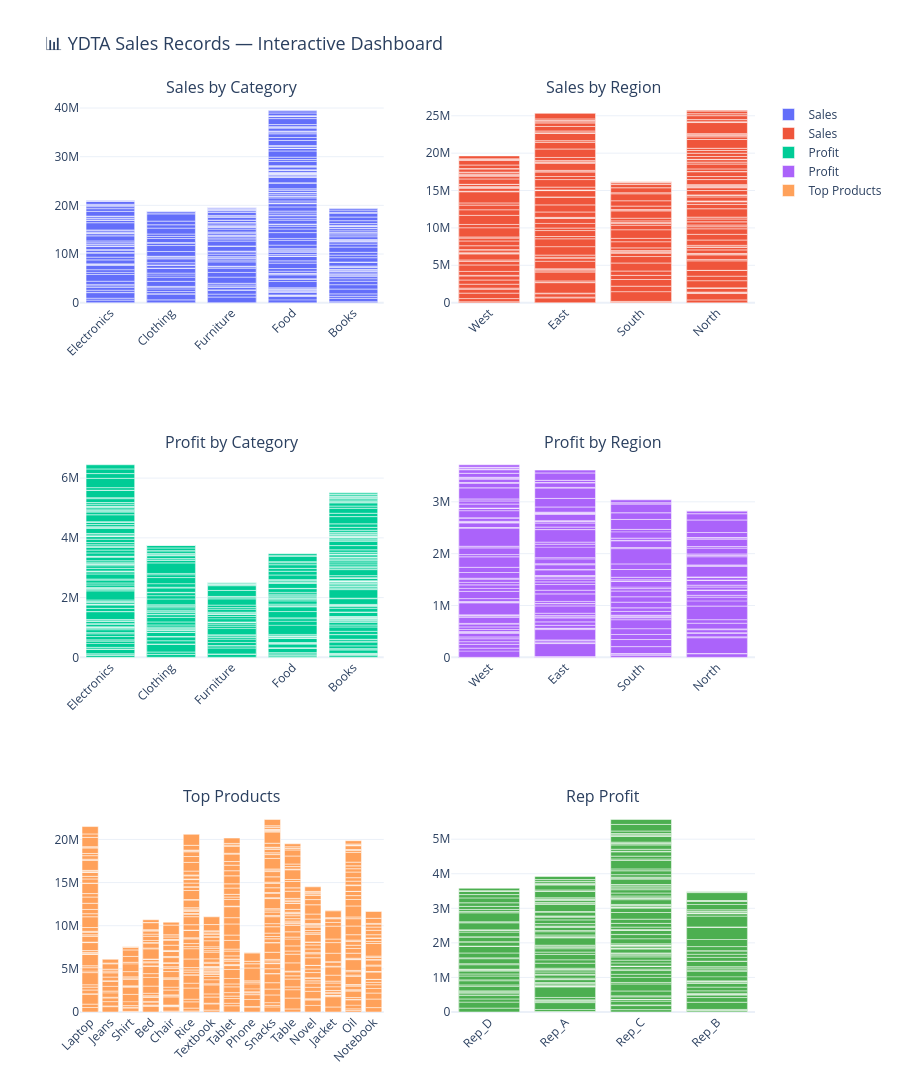
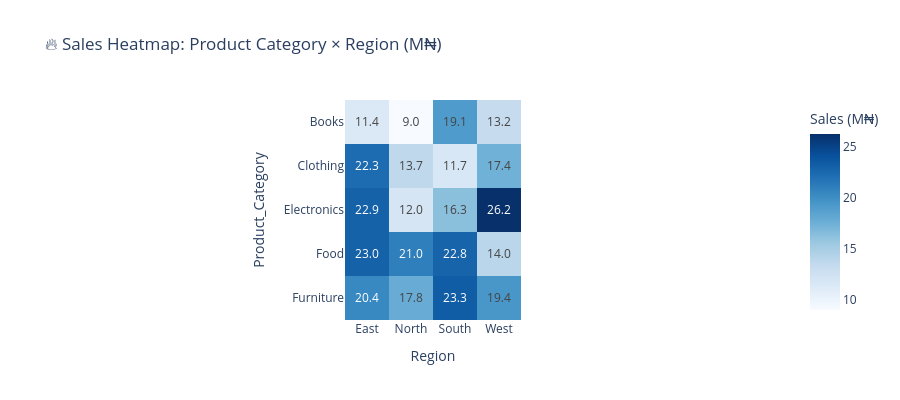

Write notebook code for charts like these, in order.
### Code cell
import pandas as pd
import plotly.graph_objects as go
import plotly.express as px
from plotly.subplots import make_subplots

df = pd.read_excel(r"C:\Users\HomePC\Downloads\sales_records_dataset.xlsx")

fig = make_subplots(
    rows=3, cols=2,
    subplot_titles=(
        "Sales by Category",
        "Sales by Region",
        "Profit by Category",
        "Profit by Region",
        "Top Products",
        "Rep Profit"
    )
)

fig.add_trace(
    go.Bar(x=df['Product_Category'], y=df['Total_Sales'], name='Sales'),
    row=1, col=1
)

fig.add_trace(
    go.Bar(x=df['Region'], y=df['Total_Sales'], name='Sales'),
    row=1, col=2
)

fig.add_trace(
    go.Bar(x=df['Product_Category'], y=df['Profit'], name='Profit'),
    row=2, col=1
)

fig.add_trace(
    go.Bar(x=df['Region'], y=df['Profit'], name='Profit'),
    row=2, col=2
)

fig.add_trace(
    go.Bar(x=df['Product_Name'], y=df['Total_Sales'], name='Top Products'),
    row=3, col=1
)

fig.add_trace(
    go.Bar(x=df['Sales_Rep'], y=df['Profit'], name='Rep Profit', marker_color='#4CAF50', showlegend=False),
    row=3, col=2
)

fig.update_layout(
    height=1100,
    title_text='📊 YDTA Sales Records — Interactive Dashboard',
    title_font_size=18,
    template='plotly_white'
)

fig.update_xaxes(tickangle=-45)

fig.show()

pivot = df.pivot_table(
    values='Total_Sales',
    index='Product_Category',
    columns='Region',
    aggfunc='sum'
) / 1e6

fig2 = px.imshow(
    pivot,
    text_auto='.1f',
    color_continuous_scale='Blues',
    title='🔥 Sales Heatmap: Product Category × Region (M₦)',
    labels={'color': 'Sales (M₦)'}
)

fig2.update_layout(height=400)

fig2.show()

### Figure 1 — Plotly figure (JSON) as saved in the notebook; plotly's stock layout.template omitted (floating-point values rounded to 4 significant figures; data arrays with more than 128 entries replaced by an {"elided": "..."} marker saying what was removed)
{"data": [{"name": "Sales", "type": "bar", "x": {"elided": "1000 str values"}, "xaxis": "x", "y": {"elided": "1000 float values"}, "yaxis": "y"}, {"name": "Sales", "type": "bar", "x": {"elided": "1000 str values"}, "xaxis": "x2", "y": {"elided": "1000 float values"}, "yaxis": "y2"}, {"name": "Profit", "type": "bar", "x": {"elided": "1000 str values"}, "xaxis": "x3", "y": {"elided": "1000 float values"}, "yaxis": "y3"}, {"name": "Profit", "type": "bar", "x": {"elided": "1000 str values"}, "xaxis": "x4", "y": {"elided": "1000 float values"}, "yaxis": "y4"}, {"name": "Top Products", "type": "bar", "x": {"elided": "1000 str values"}, "xaxis": "x5", "y": {"elided": "1000 float values"}, "yaxis": "y5"}, {"marker": {"color": "#4CAF50"}, "name": "Rep Profit", "showlegend": false, "type": "bar", "x": {"elided": "1000 str values"}, "xaxis": "x6", "y": {"elided": "1000 float values"}, "yaxis": "y6"}], "layout": {"annotations": [{"font": {"size": 16}, "showarrow": false, "text": "Sales by Category", "x": 0.225, "xanchor": "center", "xref": "paper", "y": 1, "yanchor": "bottom", "yref": "paper"}, {"font": {"size": 16}, "showarrow": false, "text": "Sales by Region", "x": 0.775, "xanchor": "center", "xref": "paper", "y": 1, "yanchor": "bottom", "yref": "paper"}, {"font": {"size": 16}, "showarrow": false, "text": "Profit by Category", "x": 0.225, "xanchor": "center", "xref": "paper", "y": 0.6111, "yanchor": "bottom", "yref": "paper"}, {"font": {"size": 16}, "showarrow": false, "text": "Profit by Region", "x": 0.775, "xanchor": "center", "xref": "paper", "y": 0.6111, "yanchor": "bottom", "yref": "paper"}, {"font": {"size": 16}, "showarrow": false, "text": "Top Products", "x": 0.225, "xanchor": "center", "xref": "paper", "y": 0.2222, "yanchor": "bottom", "yref": "paper"}, {"font": {"size": 16}, "showarrow": false, "text": "Rep Profit", "x": 0.775, "xanchor": "center", "xref": "paper", "y": 0.2222, "yanchor": "bottom", "yref": "paper"}], "height": 1100, "title": {"font": {"size": 18}, "text": "📊 YDTA Sales Records — Interactive Dashboard"}, "xaxis": {"anchor": "y", "domain": [0, 0.45], "tickangle": -45}, "xaxis2": {"anchor": "y2", "domain": [0.55, 1], "tickangle": -45}, "xaxis3": {"anchor": "y3", "domain": [0, 0.45], "tickangle": -45}, "xaxis4": {"anchor": "y4", "domain": [0.55, 1], "tickangle": -45}, "xaxis5": {"anchor": "y5", "domain": [0, 0.45], "tickangle": -45}, "xaxis6": {"anchor": "y6", "domain": [0.55, 1], "tickangle": -45}, "yaxis": {"anchor": "x", "domain": [0.7778, 1]}, "yaxis2": {"anchor": "x2", "domain": [0.7778, 1]}, "yaxis3": {"anchor": "x3", "domain": [0.3889, 0.6111]}, "yaxis4": {"anchor": "x4", "domain": [0.3889, 0.6111]}, "yaxis5": {"anchor": "x5", "domain": [0, 0.2222]}, "yaxis6": {"anchor": "x6", "domain": [0, 0.2222]}}}

### Figure 2 — Plotly figure (JSON) as saved in the notebook; plotly's stock layout.template omitted (floating-point values rounded to 4 significant figures)
{"data": [{"coloraxis": "coloraxis", "hovertemplate": "Region: %{x}<br>Product_Category: %{y}<br>Sales (M₦): %{z}<extra></extra>", "name": "0", "texttemplate": "%{z:.1f}", "type": "heatmap", "x": ["East", "North", "South", "West"], "xaxis": "x", "y": ["Books", "Clothing", "Electronics", "Food", "Furniture"], "yaxis": "y", "z": [[11.38, 8.975, 19.06, 13.23], [22.28, 13.68, 11.66, 17.38], [22.93, 11.97, 16.25, 26.23], [22.95, 20.98, 22.76, 13.97], [20.38, 17.77, 23.27, 19.39]]}], "layout": {"coloraxis": {"colorbar": {"title": {"text": "Sales (M₦)"}}, "colorscale": [[0, "rgb(247,251,255)"], [0.125, "rgb(222,235,247)"], [0.25, "rgb(198,219,239)"], [0.375, "rgb(158,202,225)"], [0.5, "rgb(107,174,214)"], [0.625, "rgb(66,146,198)"], [0.75, "rgb(33,113,181)"], [0.875, "rgb(8,81,156)"], [1, "rgb(8,48,107)"]]}, "height": 400, "title": {"text": "🔥 Sales Heatmap: Product Category × Region (M₦)"}, "xaxis": {"anchor": "y", "constrain": "domain", "domain": [0, 1], "scaleanchor": "y", "title": {"text": "Region"}}, "yaxis": {"anchor": "x", "autorange": "reversed", "constrain": "domain", "domain": [0, 1], "title": {"text": "Product_Category"}}}}
